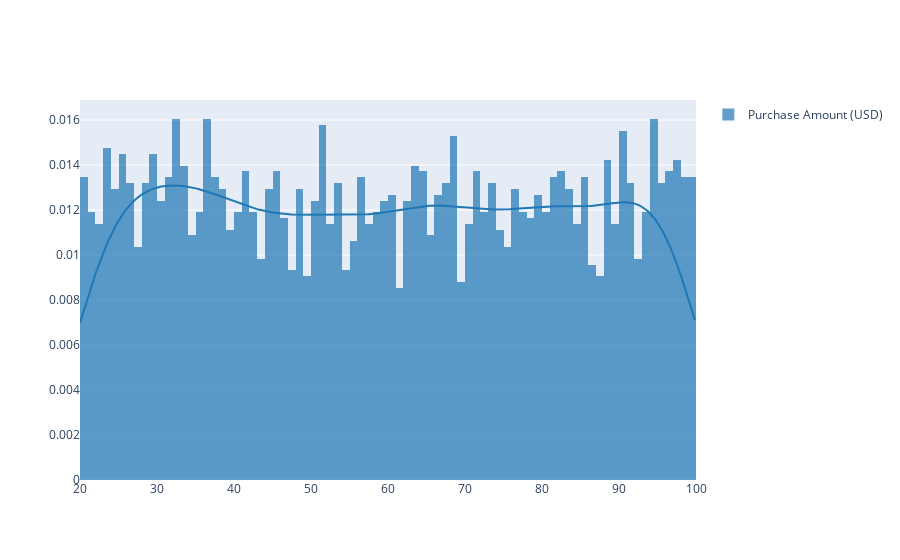

The notebook cell this image was saved under:
### Markdown cell above
# in this chart we emphasise that it normally distributeed

### Code cell
total = df["Purchase Amount (USD)"].tolist()
shipping=df['Shipping Type'].tolist()
fig = ff.create_distplot(
    [total],                  
    group_labels=["Purchase Amount (USD)"], 
    show_hist=True,
    show_rug=False
)

fig.show()

### Figure 1 — Plotly figure (JSON) as saved in the notebook; plotly's stock layout.template omitted (floating-point values rounded to 4 significant figures; data arrays with more than 128 entries replaced by an {"elided": "..."} marker saying what was removed)
{"data": [{"histnorm": "probability density", "legendgroup": "Purchase Amount (USD)", "marker": {"color": "rgb(31, 119, 180)"}, "name": "Purchase Amount (USD)", "opacity": 0.7, "type": "histogram", "x": {"elided": "3900 int values"}, "xaxis": "x", "xbins": {"end": 100, "size": 1, "start": 20}, "yaxis": "y"}, {"legendgroup": "Purchase Amount (USD)", "marker": {"color": "rgb(31, 119, 180)"}, "mode": "lines", "name": "Purchase Amount (USD)", "showlegend": false, "type": "scatter", "x": {"elided": "500 float values"}, "xaxis": "x", "y": {"elided": "500 float values"}, "yaxis": "y"}], "layout": {"autosize": true, "barmode": "overlay", "hovermode": "closest", "legend": {"traceorder": "reversed"}, "xaxis": {"anchor": "y2", "autorange": true, "domain": [0, 1], "range": [20, 100], "type": "linear", "zeroline": false}, "yaxis": {"anchor": "free", "autorange": true, "domain": [0, 1], "position": 0, "range": [0, 0.01689], "type": "linear"}}}
